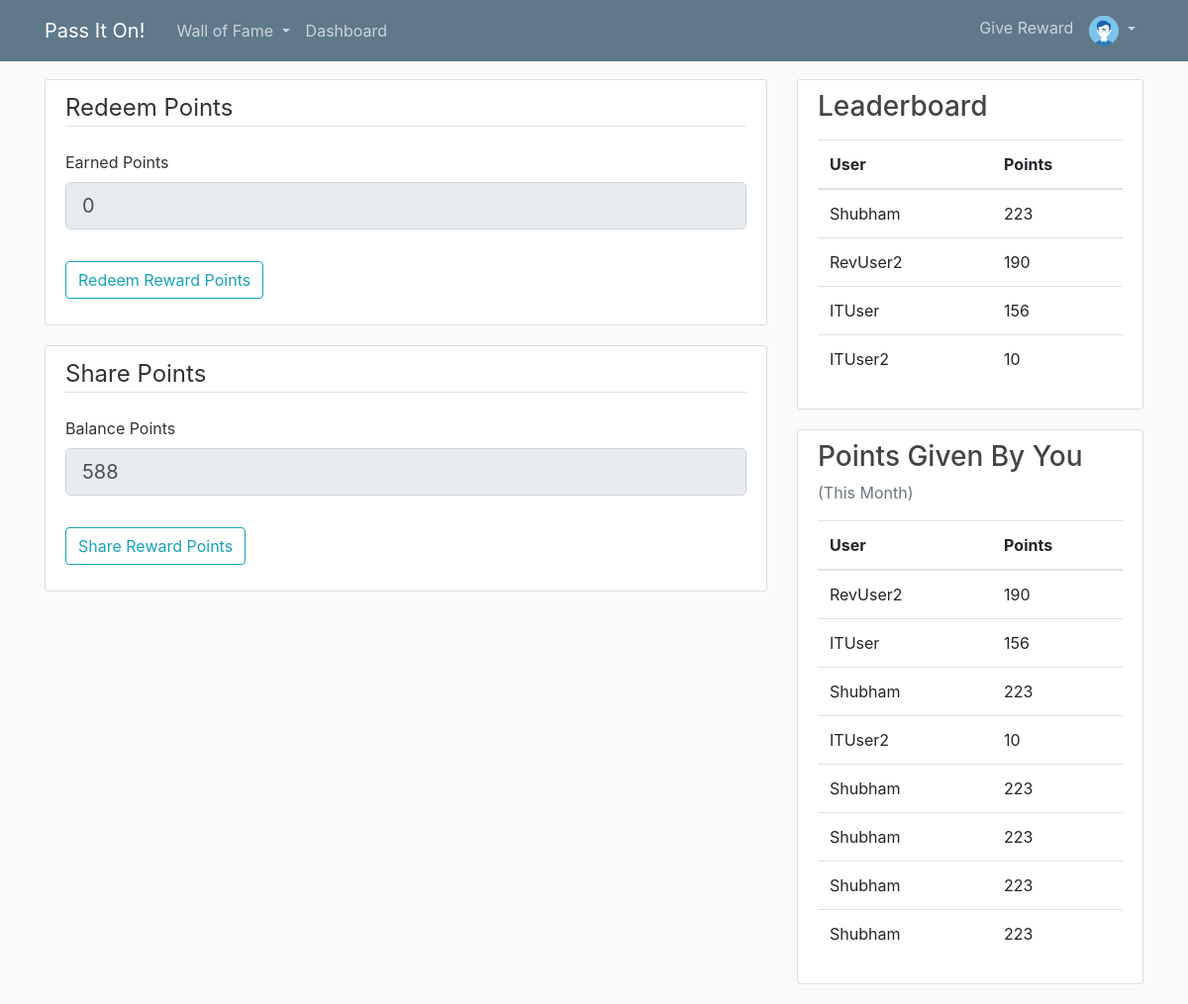
The page /dashboard (signed in) on the database its author committed.
### flaskblog/models.py (models this page shows, shortened)
class User(db.Model, UserMixin):
    id = db.Column(db.Integer, primary_key=True)
    username = db.Column(db.String(20), unique=True, nullable=False)
    designation = db.Column(db.String(15), nullable=False)
    team = db.Column(db.String(15), nullable=False)
    email = db.Column(db.String(120), unique=True, nullable=False)
    image_file = db.Column(db.String(20), nullable=False, default='default.jpg')
    password = db.Column(db.String(60), nullable=False)
    balance = db.Column(db.Integer, nullable=False, default=0)
    earned = db.Column(db.Integer, nullable=False, default=0)
    posts = db.relationship('Post', backref='author', lazy=True)
    rewards = db.relationship('Reward', backref='giver', lazy=True)

### flaskblog/rewards/routes.py (the view, shortened to what this page needs)
@rewards.route('/dashboard' , methods =['GET', 'POST'])
@login_required
def dashboard():
    form = DashboardForm()
    counts = User.query.order_by(desc(User.earned)).limit(5)
    if request.method == 'GET':
        form.earned.data = current_user.earned
        form.balance.data = current_user.balance
        if current_user.is_authenticated:
            eligible = current_user.rewards
            templist=[]
            for reward in eligible:
                temp =  User.query.filter(User.email==reward.associate_id).first()
                templist.append(temp)
            eligible = templist
            if current_user.designation == 'M' or current_user.designation == 'L' or current_user.designation == 'SSE':
                return render_template('dashboard.html', title='Dashboard', form=form,
                                       counts=counts, eligible=eligible,
                                       legend='Redeem Points', legend2='Share Points'
                                       )
            else:
                return render_template('dashboard.html', title='Dashboard', form=form,
                           counts=counts, legend='Redeem Points', legend2='Share Points')
        else:
            return render_template('dashboard.html', title='Dashboard', form=form,
                          counts=counts, legend='Redeem Points', legend2='Share Points')
    return render_template('dashboard.html', title='Dashboard', form=form,
                           legend='Redeem Points', legend2='Share Points', counts=counts)

### flaskblog/rewards/forms.py
class DashboardForm(FlaskForm):
    earned = IntegerField('Earned Points', render_kw={'readonly': True})
    submit = SubmitField('Redeem Reward Points')
    balance = IntegerField('Balance Points', render_kw={'readonly': True})
    submit2 = SubmitField('Share Reward Points')

### flaskblog/models.py (called while the page is built)
@login_manager.user_loader
def load_user(user_id):
    return User.query.get(int(user_id))

### flaskblog/templates/dashboard.html (shortened to what this page needs)
{% extends 'layout.html' %}
{% block content %}
    <div class="content-section">
			<form name="form1" method="POST" action="">
				<fieldset class="form-group">
					<legend class="border-bottom mb-4">{{ legend }}</legend>
    					<div class="form-group">
    						{{ form.earned.label(class="form-control-label") }}
    						{% if form.earned.errors %}
    							{{ form.earned(class="form-control form-control-lg is-invalid") }}
    							<div class="invalid-feedback">
    								{% for error in form.earned.errors %}
    									<span> {{ error }} </span>
    								{% endfor %}
    							</div>
    						{% else %}
    							{{ form.earned(class="form-control form-control-lg") }}
    						{% endif %}
    					</div>
				</fieldset>
				<div class="form-group">
					{{ form.submit(class="btn btn-outline-info") }}
				</div>
    		</form>
	</div>
    <div class="content-section">
			<form name="form2" method="POST" action="">
				<fieldset class="form-group">
					<legend class="border-bottom mb-4">{{ legend2 }}</legend>
    					<div class="form-group">
    						{{ form.balance.label(class="form-control-label") }}
    						{% if form.balance.errors %}
    							{{ form.balance(class="form-control form-control-lg is-invalid") }}
    							<div class="invalid-feedback">
    								{% for error in form.balance.errors %}
    									<span> {{ error }} </span>
    								{% endfor %}
    							</div>
    						{% else %}
    							{{ form.balance(class="form-control form-control-lg") }}
    						{% endif %}
    					</div>
				</fieldset>
				<div class="form-group">
					{{ form.submit2(class="btn btn-outline-info") }}
				</div>
    		</form>
	</div>
{% endblock content%}

### flaskblog/templates/layout.html (shortened to what this page needs)
<!DOCTYPE html>
<html>
	<head>
        <link rel="stylesheet" href="https://stackpath.bootstrapcdn.com/bootstrap/4.2.1/css/bootstrap.min.css">
        <link rel="stylesheet" type= "text/css" href="{{ url_for('static', filename='main.css')}}">
	</head>
    	<body>
        	<header class="site-header">
                  <nav class="navbar navbar-expand-md navbar-dark bg-steel fixed-top">
                    <div class="container">
                      <a class="navbar-brand mr-4" href="{{ url_for('main.home_all') }}">Pass It On!</a>
                      <div class="collapse navbar-collapse" id="navbarToggle">
                        <div class="navbar-nav mr-auto">
                          {% if current_user.is_authenticated %}
                            <li class="nav-item dropdown">
                                <a class="nav-link dropdown-toggle" href="#" id="navbarDropdown" role="button" data-toggle="dropdown" aria-haspopup="true" aria-expanded="false">
                                  Wall of Fame
                                </a>
                            </li>
                          {% else %}
                          <a class="nav-item nav-link" href="{{ url_for('main.home') }}">Wall of Fame</a>
                          {% endif %}
                          <a class="nav-item nav-link" href="{{ url_for('rewards.dashboard') }}">Dashboard</a>
                        </div>
                        <div class="navbar-nav">
                          {% if current_user.is_authenticated %}
                              <a class="nav-item nav-link" href="{{ url_for('rewards.search_associate') }}">Give Reward</a>
                              <li class="nav-item dropdown">
                                <a class="nav-link dropdown-toggle" href="#" id="navbarDropdown" role="button" data-toggle="dropdown" aria-haspopup="true" aria-expanded="false">
                                  <img class="rounded-circle article-img-icon" src="{{ url_for('static', filename='profile_pics/' + current_user.image_file) }}">
                                </a>
                            </li>
                          {% else %}
                              <a class="nav-item nav-link" href="{{ url_for('users.login') }}">Login</a>
                              <a class="nav-item nav-link" href="{{ url_for('users.register') }}">Register</a>
                          {% endif %}
                        </div>
                      </div>
                    </div>
                  </nav>
            </header>
        	<main role="main" class="container">
                  <div class="row">
                    <div class="col-md-8">
                      {% block content %}{% endblock %}
                    </div>
                    <div class="col-md-4">
                    {% if counts %}
                      <div class="content-section">
                        <h3>Leaderboard</h3>
                          <table class="table">
                              <thead>
                                <tr>
                                  <th scope="col">User</th>
                                  <th scope="col">Points</th>
                                </tr>
                              </thead>
                              <tbody>
                                   {% for count in counts %}
                                   {% if count.earned > 0 %}
                                    <tr>
                                        <td>{{ count.username }}</td>
                                        <td>{{ count.earned }}</td>
                                    </tr>
                                    {% endif %}
                                  {% endfor %}
                              </tbody>
                         </table>
                      </div>
                      {% endif%}
                      {% if eligible %}
                      <div class="content-section">
                        <h3>Points Given By You </h3>
                        <p class='text-muted'>(This Month)</p>
                          <table class="table">
                              <thead>
                                <tr>
                                  <th scope="col">User</th>
                                  <th scope="col">Points</th>
                                </tr>
                              </thead>
                              <tbody>
                                   {% for eli in eligible %}
                                    <tr>
                                        <td>{{ eli.username }}</td>
                                        <td>{{ eli.earned }}</td>
                                    </tr>
                                  {% endfor %}
                              </tbody>
                         </table>
                      </div>
                      {% endif%}
                    </div>
                  </div>
            </main>
	</body>
</html>

### flaskblog/static/main.css (style rules this page uses)
body { background: #fafafa; color: #333333; margin-top: 5rem; }
h1, h2, h3, h4, h5, h6 { color: #444444; }
.bg-steel { background-color: #5f788a; }
.site-header .navbar-nav .nav-link { color: #cbd5db; }
.content-section { background: #ffffff; padding: 10px 20px; border: 1px solid #dddddd; border-radius: 3px; margin-bottom: 20px; }
.article-img-icon { height: 30px; width: 30px; margin:0px; }

### rows shown on the page
User: image_file (placeholder picture), earned "0", balance "588"
User: username "Shubham", earned "223"
User: username "RevUser2", earned "190"
User: username "ITUser", earned "156"
User: username "ITUser2", earned "10"

### other values the page prints
{{ legend }} "Redeem Points"
{{ legend2 }} "Share Points"
